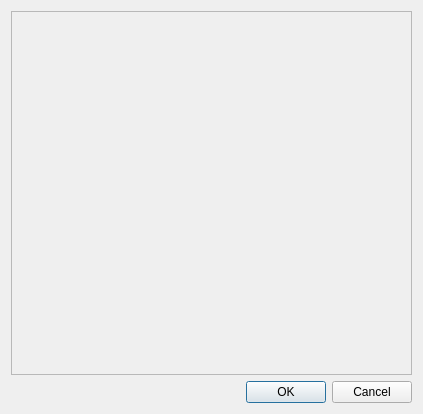
<?xml version="1.0" encoding="UTF-8"?>
<ui version="4.0">
 <class>VariablePreparationDialog</class>
 <widget class="QDialog" name="VariablePreparationDialog">
  <property name="geometry">
   <rect>
    <x>0</x>
    <y>0</y>
    <width>423</width>
    <height>414</height>
   </rect>
  </property>
  <property name="windowTitle">
   <string>Dialog</string>
  </property>
  <layout class="QVBoxLayout" name="verticalLayout">
   <item>
    <widget class="QScrollArea" name="scrollArea">
     <property name="widgetResizable">
      <bool>true</bool>
     </property>
     <widget class="QWidget" name="frm_variables">
      <property name="geometry">
       <rect>
        <x>0</x>
        <y>0</y>
        <width>403</width>
        <height>364</height>
       </rect>
      </property>
      <layout class="QFormLayout" name="formLayout"/>
     </widget>
    </widget>
   </item>
   <item>
    <widget class="QDialogButtonBox" name="buttonBox">
     <property name="orientation">
      <enum>Qt::Horizontal</enum>
     </property>
     <property name="standardButtons">
      <set>QDialogButtonBox::Cancel|QDialogButtonBox::Ok</set>
     </property>
    </widget>
   </item>
  </layout>
 </widget>
 <resources/>
 <connections>
  <connection>
   <sender>buttonBox</sender>
   <signal>rejected()</signal>
   <receiver>VariablePreparationDialog</receiver>
   <slot>reject()</slot>
   <hints>
    <hint type="sourcelabel">
     <x>316</x>
     <y>260</y>
    </hint>
    <hint type="destinationlabel">
     <x>286</x>
     <y>274</y>
    </hint>
   </hints>
  </connection>
  <connection>
   <sender>buttonBox</sender>
   <signal>accepted()</signal>
   <receiver>VariablePreparationDialog</receiver>
   <slot>accept()</slot>
   <hints>
    <hint type="sourcelabel">
     <x>248</x>
     <y>254</y>
    </hint>
    <hint type="destinationlabel">
     <x>157</x>
     <y>274</y>
    </hint>
   </hints>
  </connection>
 </connections>
</ui>
